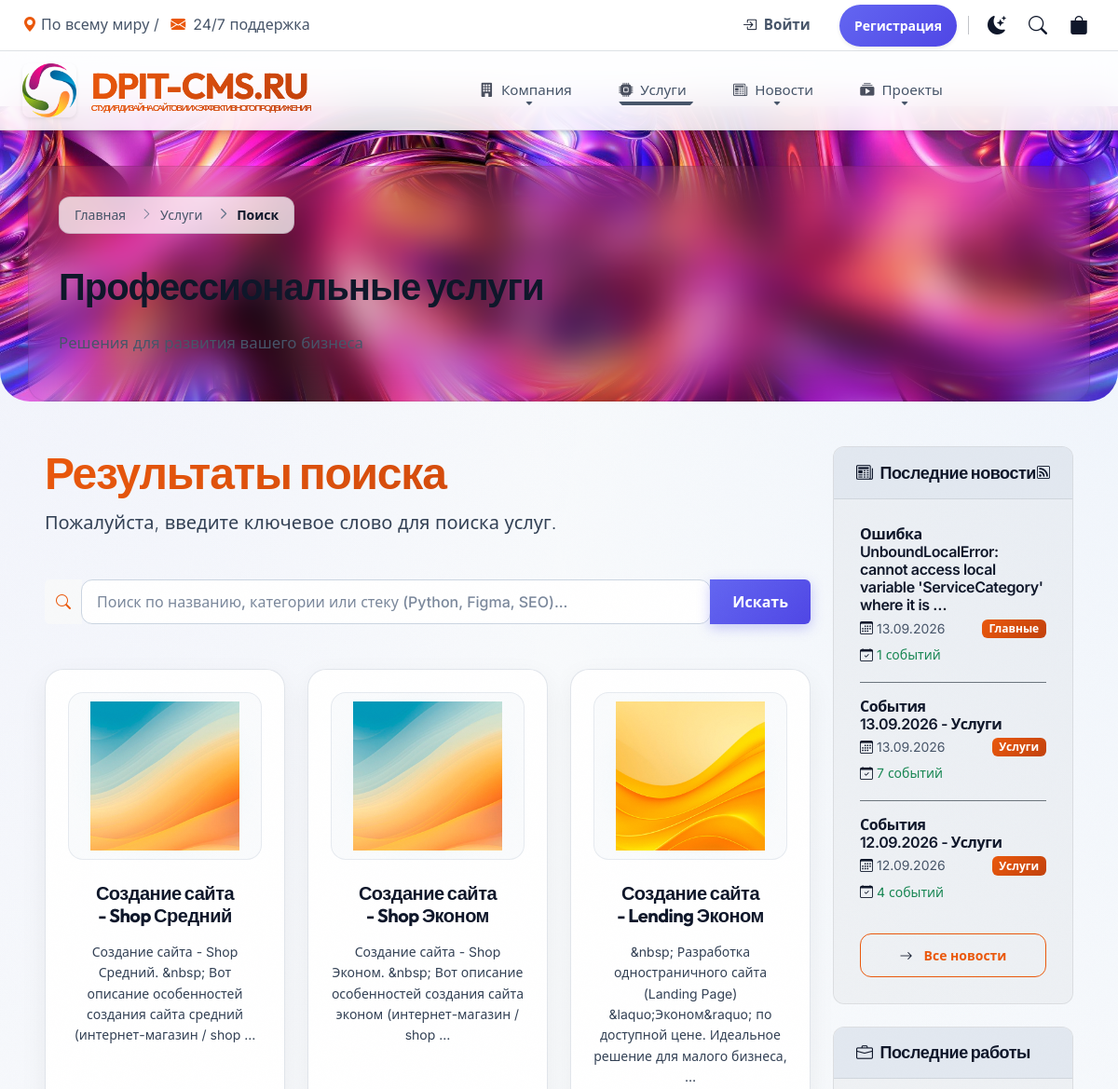
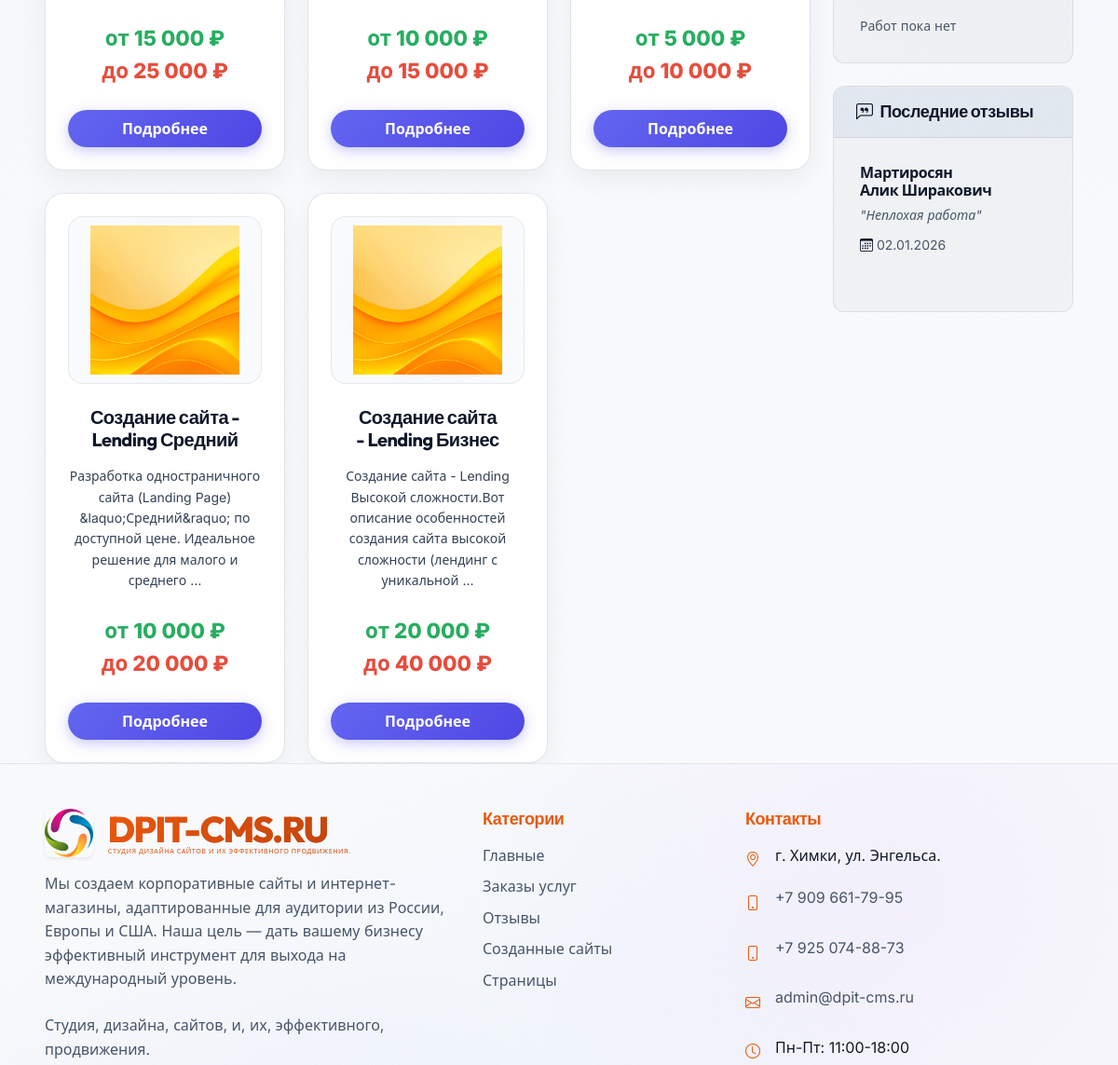
The app's page /services/search/ (upper part), older data (2 pictures, top to bottom).
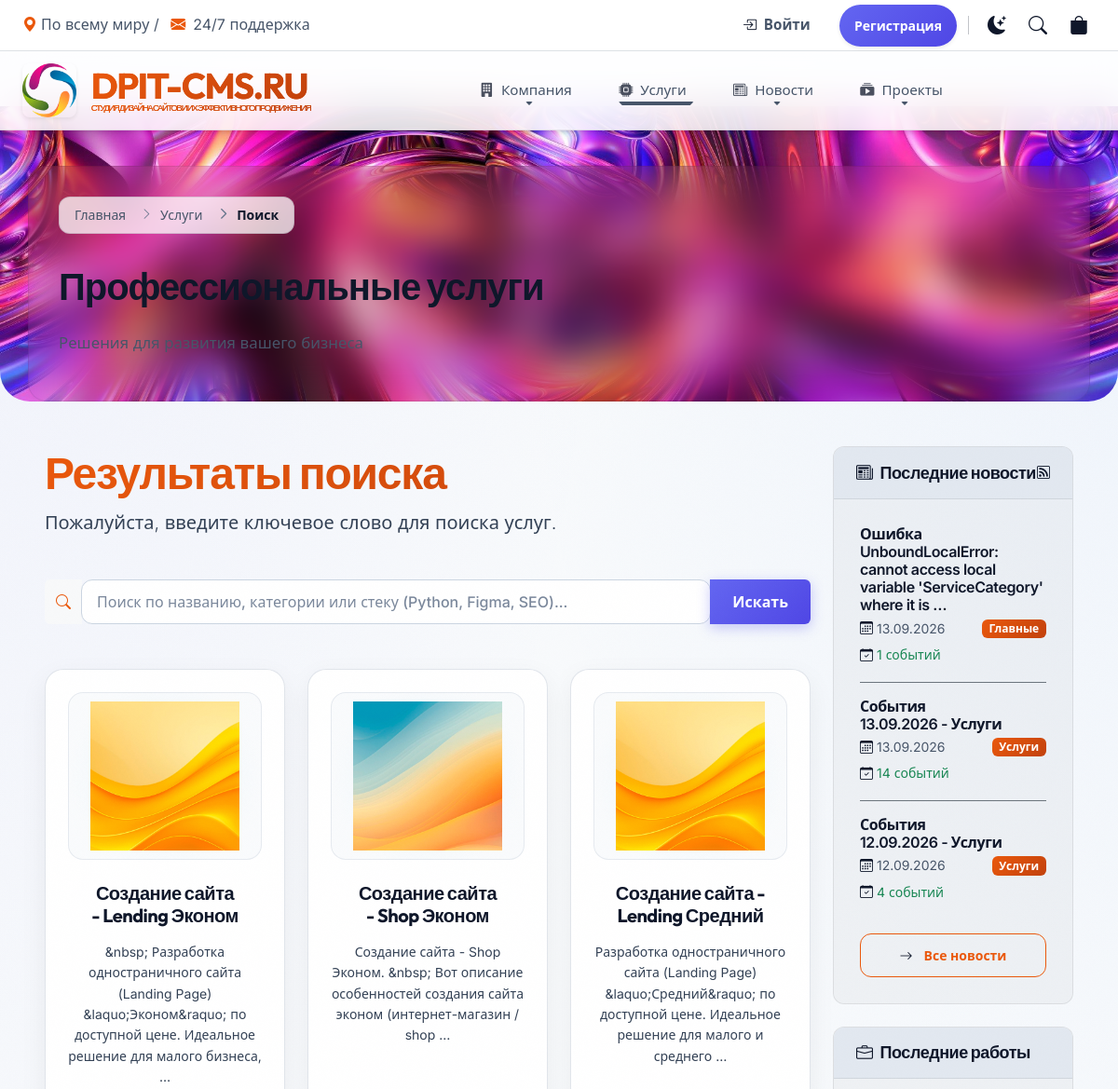
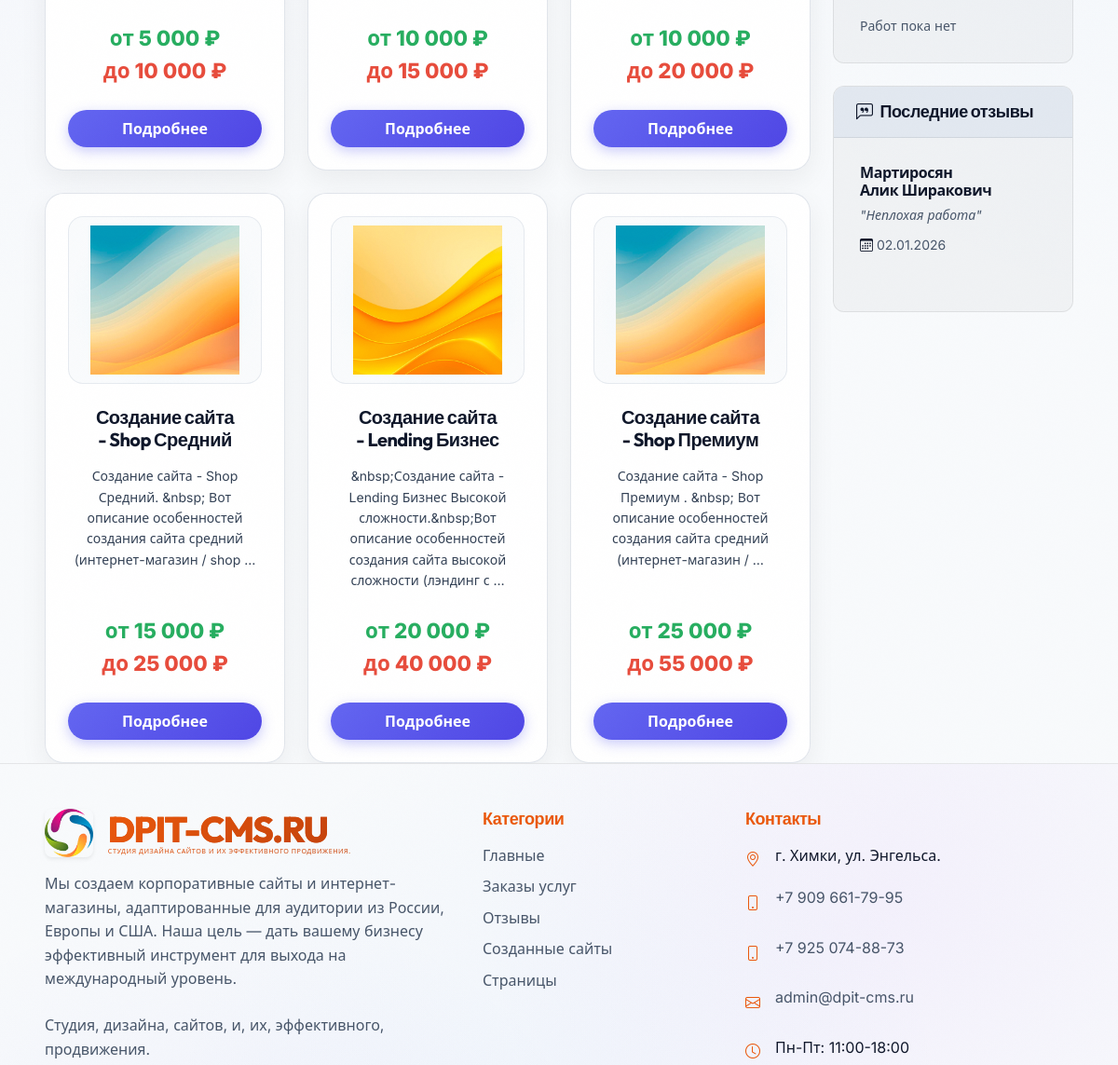
The same page, newer data (2 pictures, top to bottom).
### services/models.py (models this page shows, shortened)
class Service(ActiveModel, SEOModel, TimestampModel):
    title = models.CharField(
        max_length=200,
        verbose_name=_("Название услуги"),
        help_text=_("Максимальная длина - 200 символов"),
    )
    slug = models.SlugField(
        unique=True,
        verbose_name=_("URL"),
        max_length=200,
        help_text=_("Уникальный идентификатор для URL"),
    )
    icon = models.FileField(
        upload_to=RenameUploadTo("services/icons/"),
        verbose_name=_("Иконка (JPG/GIF/PNG/SVG)"),
        blank=True,
        null=True,
        help_text=_("Рекомендуемый размер: 64x64 или 128x128 пикселей"),
    )
    short_description = HTMLField(
        verbose_name=_("Краткое описание"),
        blank=True,
        help_text=_("Краткое описание для отображения в списках/карточках"),
    )
    description = HTMLField(
        verbose_name=_("Полное описание"),
        default=_("<p>Описание услуги</p>"),
        help_text=_(
            "Подробное описание профиля услуги с использованием форматирования"
        ),
    )
    category = models.ForeignKey(
        ServiceCategory,
        on_delete=models.SET_NULL,
        null=True,
        blank=True,
        related_name="services",
        verbose_name=_("Категория"),
    )
    old_category_tag = models.CharField(
        max_length=100,
        verbose_name=_("Старый Тег (архив)"),
        blank=True,
        help_text=_("Старое текстовое поле категории"),
    )
    technologies = models.ManyToManyField(
        Technology,
        related_name="services",
        verbose_name=_("Стек технологий"),
        blank=True,
        help_text=_("Выберите стек технологий"),
    )
    PRICE_TYPE_CHOICES = [
        ("fixed", _("Фиксированная")),
        ("range", _("От и До")),
        ("contact", _("По договоренности")),
    ]
    price_type = models.CharField(
        max_length=10,
        choices=PRICE_TYPE_CHOICES,
        default="fixed",
        verbose_name=_("Тип ценообразования"),
    )
    price_fixed = models.DecimalField(
        max_digits=12,
        decimal_places=2,
        null=True,
        blank=True,
        verbose_name=_("Фиксированная цена"),
        help_text=_("Итоговая цена (при фиксированной оплате)"),
    )
    price_min = models.DecimalField(
        max_digits=12,
        decimal_places=2,
        null=True,
        blank=True,
        verbose_name=_("Начальная цена (ОТ)"),
        help_text=_("Нижняя граница диапазона"),
    )
    price_max = models.DecimalField(
        max_digits=12,
        decimal_places=2,
        null=True,
        blank=True,
        verbose_name=_("Конечная цена (ДО)"),
        help_text=_("Верхняя граница диапазона"),
    )
    CURRENCY_CHOICES = [
        ("RUB", _("Рубль (₽)")),
        ("USD", _("Доллар ($)")),
        ("EUR", _("Евро (€)")),
        ("KZT", _("Тенге (₸)")),
    ]
    currency = models.CharField(
        max_length=10, choices=CURRENCY_CHOICES, default="RUB", verbose_name=_("Валюта")
    )
    order = models.PositiveIntegerField(
        default=0,
        verbose_name=_("Индекс сортировки"),
        help_text=_("Чем меньше номер, тем выше запись в каталоге"),
    )
    is_popular = models.BooleanField(
        default=False,
        verbose_name=_("Популярная услуга (Хит продаж)"),
        help_text=_("Вывод услуги в спец-блоках с тегом 'популярное'"),
    )
    is_available_for_order = models.BooleanField(
        default=True,
        verbose_name=_("Доступно для заказа"),
        help_text=_(
            "Если отключено, вместо кнопки заказа будет выведено сообщение о временной недоступности"
        ),
    )
    estimated_time = models.CharField(
        max_length=100,
        blank=True,
        verbose_name=_("Сроки выполнения"),
        help_text=_("Например: '2-3 недели', 'до 5 рабочих дней'"),
    )
    views = models.PositiveIntegerField(
        default=0, verbose_name=_("Просмотры"), editable=False
    )
    related_portfolio = models.ManyToManyField(
        "portfolio.Portfolio",
        blank=True,
        related_name="related_services",
        verbose_name=_("Связанные работы из портфолио"),
        help_text=_(
            "Выберите работы, которые будут отображаться как примеры для этой услуги"
        ),
    )
    COMPLEXITY_CHOICES = [
        ("simple", _("Простой")),
        ("medium", _("Средний")),
        ("complex", _("Сложный")),
        ("expert", _("Ультра-кодинг")),
    ]
    complexity_level = models.CharField(
        max_length=50,
        verbose_name=_("Уровень сложности"),
        choices=COMPLEXITY_CHOICES,
        default="medium",
    )
    deliverables = HTMLField(
        verbose_name=_("Что будет в результате"),
        blank=True,
        help_text=_(
            "Результат который отправляется заказчику на руки (файлы, макеты, код)"
        ),
    )
    deliverables_m2m = models.ManyToManyField(
        "Deliverable",
        blank=True,
        related_name="services",
        verbose_name=_("Что вы получите в результате (пункты)"),
        help_text=_(
            "Выберите готовые пункты с подпунктами для отображения в результатах работы"
        ),
    )
    class Meta:
        verbose_name = _("Услуга")
        verbose_name_plural = _("Услуги")
        ordering = ["order", "title"]
        indexes = [
            models.Index(fields=["order", "is_active"], name="srv_ord_act_idx"),
            models.Index(fields=["is_popular", "is_active"], name="srv_pop_act_idx"),
            models.Index(fields=["category", "is_active"], name="srv_cat_act_idx"),
        ]
    @property
    def can_be_ordered(self):
        if not self.is_active:
            return False
        if not self.is_available_for_order:
            return False
        if self.price_type == "fixed" and (
            self.price_fixed is None or self.price_fixed <= 0
        ):
            return False
        return True
    def get_price_display(self):
        symbol = CURRENCY_SYMBOLS.get(self.currency, self.currency)
        if self.price_type == "fixed" and self.price_fixed:
            formatted = f"{self.price_fixed:,.0f}".replace(",", " ")
            return f"{formatted} {symbol}"
        elif self.price_type == "range" and self.price_min and self.price_max:
            min_fmt = f"{self.price_min:,.0f}".replace(",", " ")
            max_fmt = f"{self.price_max:,.0f}".replace(",", " ")
            return format_html(
                '<span style="color: #27ae60; display: block;">от {} {}</span>'
                '<span style="color: #e74c3c; display: block;">до {} {}</span>',
                min_fmt,
                symbol,
                max_fmt,
                symbol,
            )
        elif self.price_type == "contact":
            return _("Определяется индивидуально")
        return _("Уточняйте у менеджера")

### news/models.py (models this page shows, shortened)
class News(ActiveModel, SEOModel, TimestampModel):
    title = models.CharField(max_length=200, verbose_name="Заголовок")
    slug = models.SlugField(unique=True, verbose_name="URL")
    category = models.ForeignKey(
        NewsCategory, on_delete=models.CASCADE, verbose_name="Категория"
    )
    news_date = models.DateField(
        default=timezone.now,
        verbose_name="Дата новости",
        help_text="Дата, к которой относятся события (год, месяц, день)"
    )
    image = models.ImageField(
        upload_to=RenameUploadTo("news/images/"),
        verbose_name="Изображение",
        blank=True,
        null=True
    )
    content = HTMLField(verbose_name="Контент", default="<p>Контент сайта</p>")
    views = models.IntegerField(default=0, verbose_name="Просмотры")
    class Meta:
        verbose_name = "Новость"
        verbose_name_plural = "Новости"
        ordering = ["-news_date", "-created_at"]
        unique_together = [['category', 'news_date']]

class NewsCategory(ActiveModel, SEOModel, HeaderModel):
    name = models.CharField(max_length=100, verbose_name="Название")
    slug = models.SlugField(unique=True, verbose_name="URL")
    logo = models.ImageField(upload_to=RenameUploadTo("news/categories/"), verbose_name="Логотип")
    description = models.TextField(verbose_name="Описание")
    content = HTMLField(verbose_name="Описание на странице", default="<p>Описание</p>")
    order = models.IntegerField(default=0, verbose_name="Порядок")
    class Meta:
        verbose_name = "Категория новостей"
        verbose_name_plural = "Категории новостей"
        ordering = ["order", "name"]

### reviews/models.py (models this page shows, shortened)
class Review(TimestampModel):
    STATUS_CHOICES = (
        ("pending", "На модерации"),
        ("approved", "Одобрено"),
        ("rejected", "Отклонено"),
    )
    full_name = models.CharField(max_length=200, verbose_name="ФИО")
    phone = models.CharField(max_length=20, verbose_name="Телефон")
    email = models.EmailField(verbose_name="Email")
    content = models.TextField(verbose_name="Текст отзыва")
    status = models.CharField(
        max_length=10, choices=STATUS_CHOICES, default="pending", verbose_name="Статус"
    )
    class Meta:
        verbose_name = "Отзыв"
        verbose_name_plural = "Отзывы"
        ordering = ["-created_at"]

### services/views.py (the view, shortened to what this page needs)
# urls.py: path('search/', views.ServiceSearchView.as_view(), name='search'),
class ServiceSearchView(ListView):
    model = Service
    template_name = 'services/search.html'
    context_object_name = 'services'
    paginate_by = 12
    def get_queryset(self):
        query = self.request.GET.get('q', '').strip()
        queryset = Service.objects.filter(is_active=True)
        return queryset
    def get_context_data(self, **kwargs):
        context = super().get_context_data(**kwargs)
        query = self.request.GET.get('q', '').strip()
        context['query'] = query
        context['results_count'] = self.get_queryset().count()
        return context

### services/templates/services/search.html (shortened to what this page needs)
{% extends 'base.html' %}
{% load static %}
{% block extra_css %}
<link href="{% static 'services/css/services.css' %}" rel="stylesheet">
{% endblock %}
{% block content %}
<div class="row">
    <div class="col-12 mb-4 animate-left">
        <h1 class="display-5 fw-bold text-gradient mb-2">Результаты поиска</h1>
        {% if query %}
            <p class="lead text-subtle">По запросу «<strong class="service-heading">{{ query }}</strong>» найдено совпадений: <span class="badge bg-primary fs-6">{{ results_count }}</span></p>
        {% else %}
            <p class="lead text-subtle">Пожалуйста, введите ключевое слово для поиска услуг.</p>
        {% endif %}
    </div>
    <div class="col-12 mb-5 animate-left">
        <form action="{% url 'services:search' %}" method="get" class="d-flex gap-2 max-w-lg">
            <div class="input-group">
                <span class="input-group-text services-btn-inactive-bg border-0"><i class="bi bi-search text-primary"></i></span>
                <input type="text" name="q" value="{{ query }}" class="form-control services-search-input py-2 shadow-none" placeholder="Поиск по названию, категории или стеку (Python, Figma, SEO)...">
                <button type="submit" class="btn btn-primary rounded-end px-4">Искать</button>
            </div>
        </form>
    </div>
    <div class="col-12">
        <div class="row g-4">
            {% for service in services %}
            <div class="col-lg-4 col-md-6">
                <div class="service-card-modern p-4 h-100 d-flex flex-column text-center position-relative {% if not service.can_be_ordered %}opacity-90{% endif %}">
                    <div class="service-card-icon-wrapper mb-4 d-flex align-items-center justify-content-center mx-auto" style="width: 100%; height: 180px;">
                        {% if service.icon %}
                            <img src="{{ service.icon.url }}" alt="{{ service.title }}" style="max-width: 100%; max-height: 160px; object-fit: contain;">
                        {% else %}
                            <div class="text-primary">
                                <i class="bi bi-cpu display-3"></i>
                            </div>
                        {% endif %}
                    </div>
                    <h3 class="h5 fw-bold mb-3 service-heading">{{ service.title }}</h3>
                    <p class="small text-subtle mb-4 flex-grow-1" style="line-height: 1.6;">
                        {{ service.short_description|striptags|truncatewords:15 }}
                    </p>
                    <div class="price-display-lg mb-4">
                        {{ service.get_price_display }}
                    </div>
                    <div class="d-flex flex-column gap-2 mt-auto">
                        <a href="{% url 'services:detail' service.slug %}" class="btn btn-primary w-100 rounded-pill py-2">Подробнее</a>
                    </div>
                </div>
            </div>
            {% endfor %}
        </div>
    </div>
</div>
{% endblock %}

### templates/includes/sidebar/block_news.html
<div class="sidebar-card mb-4">
    <div class="sidebar-header d-flex justify-content-between align-items-center">
        <h5 class="mb-0 text-white"><i class="bi bi-newspaper me-2"></i>Последние новости</h5>
        <a href="{% url 'news:feed' %}" class="text-muted small" title="RSS лента">
            <i class="bi bi-rss"></i>
        </a>
    </div>
    <div class="card-body">
        {% for latest in latest_news %}
        <div class="mb-3 pb-3 {% if not forloop.last %}border-bottom border-secondary{% endif %}">
            <h6 class="fw-semibold mb-1">
                <a href="{% url 'news:detail' latest.slug %}" class="text-white text-decoration-none hover-primary">
                    {{ latest.title|truncatewords:10 }}
                </a>
            </h6>
            <div class="d-flex justify-content-between align-items-center">
                <small class="text-muted">
                    <i class="bi bi-calendar3 me-1"></i>{{ latest.news_date|date:"d.m.Y" }}
                </small>
                <span class="badge badge-category-name bg-primary">
                    {{ latest.category.name }}
                </span>
            </div>
            {% if latest.events.count > 0 %}
            <div class="mt-1">
                <small class="text-success">
                    <i class="bi bi-calendar-check me-1"></i>{{ latest.events.count }} событий
                </small>
            </div>
            {% endif %}
        </div>
        {% empty %}
        <p class="text-muted mb-0 small">Новости пока не опубликованы</p>
        {% endfor %}
        {% if latest_news %}
        <div class="text-center mt-2">
            <a href="{% url 'news:list' %}" class="btn btn-sm btn-outline-primary w-100">
                <i class="bi bi-arrow-right me-1"></i>Все новости
            </a>
        </div>
        {% endif %}
    </div>
</div>

### templates/includes/sidebar/block_reviews.html
<div class="sidebar-card mb-4">
    <div class="sidebar-header">
        <h5 class="mb-0 text-white"><i class="bi bi-chat-left-quote me-2"></i>Последние отзывы</h5>
    </div>
    <div class="card-body">
        {% for review in latest_reviews %}
        <div class="mb-3 pb-3 {% if not forloop.last %}border-bottom border-secondary{% endif %}">
            <h6 class="fw-semibold mb-1">
                <a href="{% url 'reviews:list' %}" class="text-white text-decoration-none">
                    {{ review.full_name }}
                </a>
            </h6>
            <div class="mb-2">
                <small class="text-muted fst-italic">
                    "{{ review.content|truncatewords:10 }}"
                </small>
            </div>
            <div class="d-flex justify-content-between align-items-center">
                <small class="text-muted">
                    <i class="bi bi-calendar3 me-1"></i>{{ review.created_at|date:"d.m.Y" }}
                </small>
            </div>
        </div>
        {% empty %}
        <p class="text-muted mb-0 small">Отзывов пока нет</p>
        {% endfor %}
    </div>
</div>

### templates/includes/footer/footer_category.html
<div class="col-lg-3 col-md-6 mb-4">
    <h5 class="text-primary mb-3 text-footer-title">Категории</h5>
    <ul class="list-unstyled">
        {% for category in nav_categories.news|slice:":5" %}
        <li class="mb-2">
            <a href="{% url 'news:by_category' category.slug %}" class="footer_pr_link text-muted text-decoration-none">
                {{ category.name }}
            </a>
        </li>
        {% endfor %}
    </ul>
</div>

Row changes from the older to the newer data that the page shows:
shown differently, row unchanged: Service "от 5 000 ₽ до 10 000 ₽": moves up the list
changed Service "от 10 000 ₽ до 15 000 ₽": moves down the list
shown differently, row unchanged: Service "от 10 000 ₽ до 20 000 ₽": moves up the list
changed Service "от 20 000 ₽ до 40 000 ₽": short_description "Создание сайта - Lending Высокой сложности.Вот описание особенностей создания сайта высокой сложности (лендинг с уникальной …" → "&nbsp;Создание сайта - Lending Бизнес Высокой сложности.&nbsp;Вот описание особенностей создания сайта высокой сложности (лэндинг с …"
added Service: icon (picture), title "Создание сайта - Shop Премиум", short_description "Создание сайта - Shop Премиум . &nbsp; Вот описание особенностей создания сайта средний (интернет-магазин / …", price "от 25 000 ₽ до 55 000 ₽"
changed News "События 13.09.2026 - Услуги": events.count "7" → "14"
